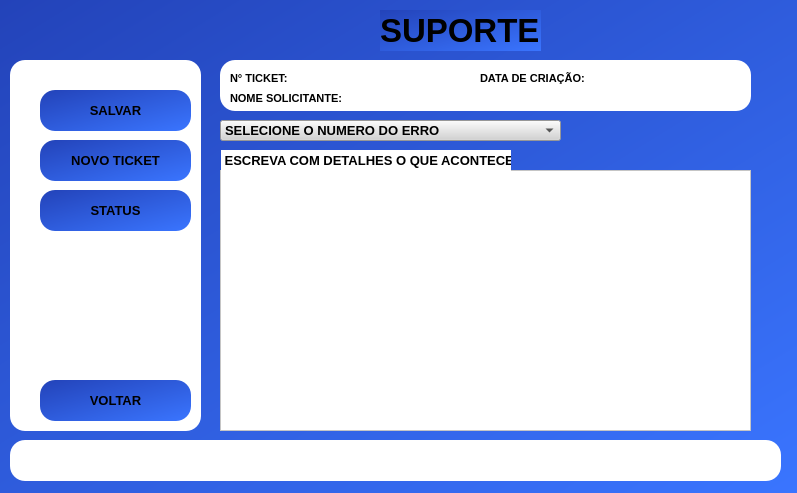
<?xml version="1.0" encoding="UTF-8"?>
<ui version="4.0">
 <class>MainWindow</class>
 <widget class="QMainWindow" name="MainWindow">
  <property name="geometry">
   <rect>
    <x>0</x>
    <y>0</y>
    <width>797</width>
    <height>493</height>
   </rect>
  </property>
  <property name="maximumSize">
   <size>
    <width>797</width>
    <height>493</height>
   </size>
  </property>
  <property name="windowTitle">
   <string>Suporte</string>
  </property>
  <property name="styleSheet">
   <string notr="true">background-color: qlineargradient(spread:pad, x1:0, y1:0, x2:1, y2:1, stop:0 rgba(35, 67, 185, 255), stop:1 rgba(58, 117, 255, 255));</string>
  </property>
  <widget class="QWidget" name="centralwidget">
   <widget class="QLabel" name="menu">
    <property name="geometry">
     <rect>
      <x>10</x>
      <y>60</y>
      <width>191</width>
      <height>371</height>
     </rect>
    </property>
    <property name="styleSheet">
     <string notr="true">border-radius:15px;
background-color: rgb(255, 255, 255);</string>
    </property>
    <property name="text">
     <string/>
    </property>
   </widget>
   <widget class="QLabel" name="titulo">
    <property name="geometry">
     <rect>
      <x>380</x>
      <y>10</y>
      <width>161</width>
      <height>41</height>
     </rect>
    </property>
    <property name="font">
     <font>
      <pointsize>25</pointsize>
      <weight>75</weight>
      <bold>true</bold>
     </font>
    </property>
    <property name="styleSheet">
     <string notr="true"/>
    </property>
    <property name="text">
     <string>SUPORTE</string>
    </property>
   </widget>
   <widget class="QPushButton" name="Bvisualizar">
    <property name="geometry">
     <rect>
      <x>40</x>
      <y>190</y>
      <width>151</width>
      <height>41</height>
     </rect>
    </property>
    <property name="font">
     <font>
      <pointsize>10</pointsize>
      <weight>75</weight>
      <bold>true</bold>
     </font>
    </property>
    <property name="styleSheet">
     <string notr="true">border-radius: 15px;
background-color: qlineargradient(spread:pad, x1:0, y1:0, x2:1, y2:1, stop:0 rgba(35, 67, 185, 255), stop:1 rgba(58, 117, 255, 255));</string>
    </property>
    <property name="text">
     <string>STATUS</string>
    </property>
    <property name="icon">
     <iconset>
      <normaloff>icons/engrenagem.png</normaloff>icons/engrenagem.png</iconset>
    </property>
   </widget>
   <widget class="QPushButton" name="Bgravar">
    <property name="geometry">
     <rect>
      <x>40</x>
      <y>90</y>
      <width>151</width>
      <height>41</height>
     </rect>
    </property>
    <property name="font">
     <font>
      <pointsize>10</pointsize>
      <weight>75</weight>
      <bold>true</bold>
     </font>
    </property>
    <property name="styleSheet">
     <string notr="true">border-radius: 15px;
background-color: qlineargradient(spread:pad, x1:0, y1:0, x2:1, y2:1, stop:0 rgba(35, 67, 185, 255), stop:1 rgba(58, 117, 255, 255));</string>
    </property>
    <property name="text">
     <string>SALVAR</string>
    </property>
    <property name="icon">
     <iconset>
      <normaloff>icons/disco.png</normaloff>icons/disco.png</iconset>
    </property>
   </widget>
   <widget class="QPushButton" name="Bsuporte">
    <property name="geometry">
     <rect>
      <x>40</x>
      <y>140</y>
      <width>151</width>
      <height>41</height>
     </rect>
    </property>
    <property name="font">
     <font>
      <pointsize>10</pointsize>
      <weight>75</weight>
      <bold>true</bold>
     </font>
    </property>
    <property name="styleSheet">
     <string notr="true">border-radius: 15px;
background-color: qlineargradient(spread:pad, x1:0, y1:0, x2:1, y2:1, stop:0 rgba(35, 67, 185, 255), stop:1 rgba(58, 117, 255, 255));</string>
    </property>
    <property name="text">
     <string>NOVO TICKET</string>
    </property>
    <property name="icon">
     <iconset>
      <normaloff>icons/suporte-tecnico.png</normaloff>icons/suporte-tecnico.png</iconset>
    </property>
   </widget>
   <widget class="QLabel" name="fundologue">
    <property name="geometry">
     <rect>
      <x>10</x>
      <y>440</y>
      <width>771</width>
      <height>41</height>
     </rect>
    </property>
    <property name="styleSheet">
     <string notr="true">border-radius:15px;
background-color: rgb(255, 255, 255);</string>
    </property>
    <property name="text">
     <string/>
    </property>
   </widget>
   <widget class="QLabel" name="logue">
    <property name="geometry">
     <rect>
      <x>130</x>
      <y>450</y>
      <width>551</width>
      <height>21</height>
     </rect>
    </property>
    <property name="font">
     <font>
      <pointsize>10</pointsize>
      <weight>75</weight>
      <bold>true</bold>
     </font>
    </property>
    <property name="styleSheet">
     <string notr="true">background-color: rgb(255, 255, 255);</string>
    </property>
    <property name="text">
     <string/>
    </property>
   </widget>
   <widget class="QPushButton" name="Bvoltar">
    <property name="geometry">
     <rect>
      <x>40</x>
      <y>380</y>
      <width>151</width>
      <height>41</height>
     </rect>
    </property>
    <property name="font">
     <font>
      <pointsize>10</pointsize>
      <weight>75</weight>
      <bold>true</bold>
     </font>
    </property>
    <property name="styleSheet">
     <string notr="true">border-radius: 15px;
background-color: qlineargradient(spread:pad, x1:0, y1:0, x2:1, y2:1, stop:0 rgba(35, 67, 185, 255), stop:1 rgba(58, 117, 255, 255));</string>
    </property>
    <property name="text">
     <string>VOLTAR</string>
    </property>
    <property name="icon">
     <iconset>
      <normaloff>icons/voltar.png</normaloff>icons/voltar.png</iconset>
    </property>
   </widget>
   <widget class="QComboBox" name="comboBox">
    <property name="geometry">
     <rect>
      <x>220</x>
      <y>120</y>
      <width>341</width>
      <height>21</height>
     </rect>
    </property>
    <property name="font">
     <font>
      <pointsize>10</pointsize>
      <weight>75</weight>
      <bold>true</bold>
     </font>
    </property>
    <property name="styleSheet">
     <string notr="true">background-color: rgb(211, 211, 211);</string>
    </property>
    <item>
     <property name="text">
      <string>SELECIONE O NUMERO DO ERRO</string>
     </property>
    </item>
    <item>
     <property name="text">
      <string>ERRO AO EFETUAR LOGIN - N° 394919</string>
     </property>
    </item>
    <item>
     <property name="text">
      <string>ERRO AO CARREGAR CATALOGO - N° 10225</string>
     </property>
    </item>
    <item>
     <property name="text">
      <string>ERRO AO REALIZAR RESERVA - N° 64946</string>
     </property>
    </item>
    <item>
     <property name="text">
      <string>ERRO AO VISUALIZAR LIVRO - N° 559123</string>
     </property>
    </item>
    <item>
     <property name="text">
      <string>ERRO AO CARREGAR MINHAS RESERVAS - N° 35514</string>
     </property>
    </item>
   </widget>
   <widget class="QTextEdit" name="textEdit">
    <property name="geometry">
     <rect>
      <x>220</x>
      <y>170</y>
      <width>531</width>
      <height>261</height>
     </rect>
    </property>
    <property name="font">
     <font>
      <pointsize>10</pointsize>
      <weight>75</weight>
      <bold>true</bold>
     </font>
    </property>
    <property name="styleSheet">
     <string notr="true">background-color: rgb(255, 255, 255);</string>
    </property>
   </widget>
   <widget class="QLabel" name="label">
    <property name="geometry">
     <rect>
      <x>221</x>
      <y>150</y>
      <width>290</width>
      <height>21</height>
     </rect>
    </property>
    <property name="font">
     <font>
      <pointsize>10</pointsize>
      <weight>75</weight>
      <bold>true</bold>
     </font>
    </property>
    <property name="styleSheet">
     <string notr="true">background-color: rgb(255, 255, 255);</string>
    </property>
    <property name="text">
     <string> ESCREVA COM DETALHES O QUE ACONTECEU!</string>
    </property>
   </widget>
   <widget class="QLabel" name="label_2">
    <property name="geometry">
     <rect>
      <x>220</x>
      <y>60</y>
      <width>531</width>
      <height>51</height>
     </rect>
    </property>
    <property name="styleSheet">
     <string notr="true">border-radius:15px;
background-color: rgb(255, 255, 255);</string>
    </property>
    <property name="text">
     <string/>
    </property>
   </widget>
   <widget class="QLabel" name="label_3">
    <property name="geometry">
     <rect>
      <x>230</x>
      <y>70</y>
      <width>61</width>
      <height>16</height>
     </rect>
    </property>
    <property name="font">
     <font>
      <pointsize>8</pointsize>
      <weight>75</weight>
      <bold>true</bold>
     </font>
    </property>
    <property name="styleSheet">
     <string notr="true">background-color: rgb(255, 255, 255);</string>
    </property>
    <property name="text">
     <string>N° TICKET:</string>
    </property>
   </widget>
   <widget class="QLabel" name="label_4">
    <property name="geometry">
     <rect>
      <x>230</x>
      <y>90</y>
      <width>121</width>
      <height>16</height>
     </rect>
    </property>
    <property name="font">
     <font>
      <pointsize>8</pointsize>
      <weight>75</weight>
      <bold>true</bold>
     </font>
    </property>
    <property name="styleSheet">
     <string notr="true">background-color: rgb(255, 255, 255);</string>
    </property>
    <property name="text">
     <string>NOME SOLICITANTE:</string>
    </property>
   </widget>
   <widget class="QLabel" name="label_5">
    <property name="geometry">
     <rect>
      <x>480</x>
      <y>70</y>
      <width>121</width>
      <height>16</height>
     </rect>
    </property>
    <property name="font">
     <font>
      <pointsize>8</pointsize>
      <weight>75</weight>
      <bold>true</bold>
     </font>
    </property>
    <property name="styleSheet">
     <string notr="true">background-color: rgb(255, 255, 255);</string>
    </property>
    <property name="text">
     <string>DATA DE CRIAÇÃO:</string>
    </property>
   </widget>
   <widget class="QLabel" name="label_6">
    <property name="geometry">
     <rect>
      <x>300</x>
      <y>70</y>
      <width>47</width>
      <height>16</height>
     </rect>
    </property>
    <property name="font">
     <font>
      <weight>75</weight>
      <bold>true</bold>
     </font>
    </property>
    <property name="styleSheet">
     <string notr="true">background-color: rgb(255, 255, 255);</string>
    </property>
    <property name="text">
     <string/>
    </property>
   </widget>
   <widget class="QLabel" name="label_7">
    <property name="geometry">
     <rect>
      <x>350</x>
      <y>90</y>
      <width>241</width>
      <height>16</height>
     </rect>
    </property>
    <property name="font">
     <font>
      <weight>75</weight>
      <bold>true</bold>
     </font>
    </property>
    <property name="styleSheet">
     <string notr="true">background-color: rgb(255, 255, 255);</string>
    </property>
    <property name="text">
     <string/>
    </property>
   </widget>
   <widget class="QLabel" name="label_8">
    <property name="geometry">
     <rect>
      <x>590</x>
      <y>70</y>
      <width>101</width>
      <height>16</height>
     </rect>
    </property>
    <property name="font">
     <font>
      <weight>75</weight>
      <bold>true</bold>
     </font>
    </property>
    <property name="styleSheet">
     <string notr="true">background-color: rgb(255, 255, 255);</string>
    </property>
    <property name="text">
     <string/>
    </property>
   </widget>
  </widget>
 </widget>
 <resources/>
 <connections/>
</ui>
